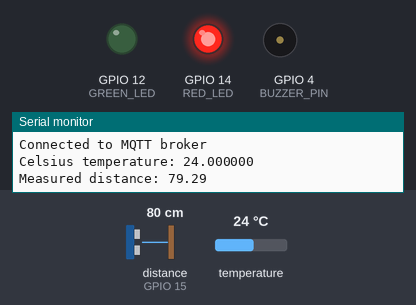
The sketch below on a simulated ESP8266 (NodeMCU). Parts: output pins drawn as LEDs (lit = HIGH), buzzer (waves = sounding), the last lines printed to the serial monitor. Wiring (inferred from the names in the program): ultrasonic range finder: trigger GPIO 13; echo GPIO 15. Inputs (shaded band) come from the test bench; at power-on: distance to the obstacle (sensor on GPIO 15) 80 cm, temperature 24 °C. The echo pulse lasts 58.3 µs per cm; WiFi joins after 1.5 s; servers stay silent unless stated; no MQTT or app messages arrive unless stated; pins used as bus, display or sensor lines are not drawn.

Above: at 2.7 s.
2.8 s: distance to the obstacle (sensor on GPIO 15) set to 95 cm
4.4 s: distance to the obstacle (sensor on GPIO 15) set to 105 cm
At 5.6 s:
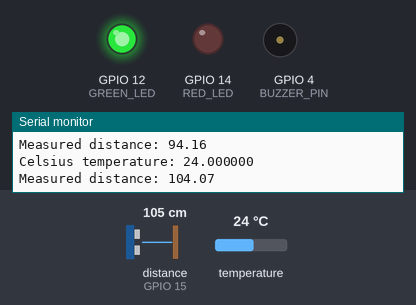
6.3 s: temperature set to 27.6 °C
7.8 s: temperature set to 28.6 °C
At 8.9 s:
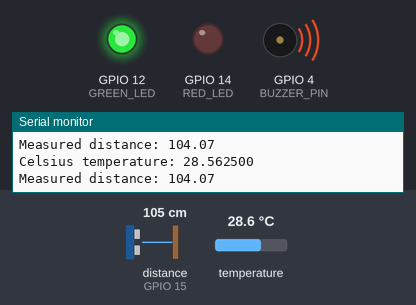
9.6 s: distance to the obstacle (sensor on GPIO 15) set to 2 cm
At 11.2 s:
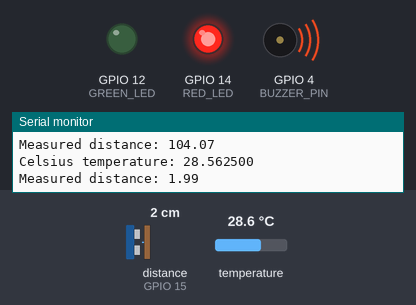
11.5 s: distance to the obstacle (sensor on GPIO 15) set to 120 cm
At 13.1 s:
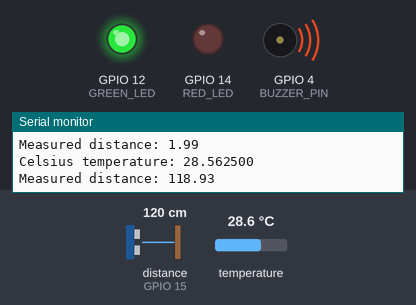
Timing chart, 0 to 15.1 s (numbered marks = the images above; inputs shaded):
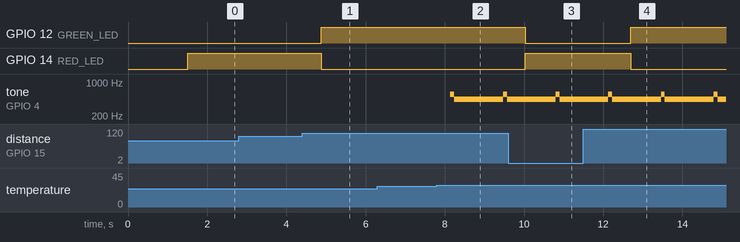

Measured:
- the behaviour switches between 100 and 101 cm on distance to the obstacle (sensor on GPIO 15) (found by bisection; images 0 and 1)
- the behaviour switches between 28 and 28.1 °C on temperature (found by bisection; images 1 and 2)
- after the input at 4.4 s, GPIO 12 (GREEN_LED): LOW → HIGH after 0.48 s; GPIO 14 (RED_LED): HIGH → LOW after 0.48 s
- after the input at 7.8 s, tone on GPIO 4 (BUZZER_PIN): alternates 554 Hz for 0.10 s and 440 Hz for 1.2 s, starting after 0.34 s
- after the input at 9.6 s, GPIO 12 (GREEN_LED): HIGH → LOW after 0.44 s; GPIO 14 (RED_LED): LOW → HIGH after 0.44 s
- after the input at 11.5 s, GPIO 12 (GREEN_LED): LOW → HIGH after 1.2 s; GPIO 14 (RED_LED): HIGH → LOW after 1.2 s

The sketch:

step-5.ino
```cpp
#include <OneWire.h>
#include <DallasTemperature.h>
#include <ESP8266WiFi.h>
#include <PubSubClient.h>


int GREEN_LED = 12;
int RED_LED = 14;
int TRIG_PIN = 13;
int ECHO_PIN = 15;
int BUZZER_PIN=4;
int TEMP_BUS=5;

int MAX_DISTANCE = 100;
float MAX_TEMP = 28.0;
bool isSpotBusy = false;

const char* ssid     = "2GHZ4_JLT";
const char* password = "abi23nafk8fis73czrp8";

const char* host = "srv2.juleslaurent.fr";
const uint16_t port = 1883;
const char* client_id = "PROF";


// Setup a oneWire instance to communicate with any OneWire devices
OneWire oneWire(TEMP_BUS);

// Pass our oneWire reference to Dallas Temperature sensor
DallasTemperature sensors(&oneWire);

WiFiClient espClient;
PubSubClient client(espClient);

void setup() {
    Serial.begin(115200);
    Serial.println("Hello, ESP32!");
    pinMode(GREEN_LED, OUTPUT);
    pinMode(RED_LED, OUTPUT);

    pinMode(TRIG_PIN, OUTPUT);
    pinMode(ECHO_PIN, INPUT);
    initWifi();

    client.setServer(host, port);
}

void initWifi() {
    Serial.print("[WIFI] Connecting to ");
    Serial.println(ssid);

    /* Explicitly set the ESP8266 to be a WiFi-client, otherwise, it by default,
       would try to act as both a client and an access-point and could cause
       network-issues with your other WiFi-devices on your WiFi-network. */
    WiFi.mode(WIFI_STA);
    WiFi.begin(ssid, password);

    while (WiFi.status() != WL_CONNECTED) {
      delay(500);
      Serial.print(".");
    }

    Serial.println("");
    Serial.println("WiFi connected");
    Serial.println("IP address: ");
    Serial.println(WiFi.localIP());
}

float readDistanceCM() {
    digitalWrite(TRIG_PIN, LOW);
    delayMicroseconds(2);
    digitalWrite(TRIG_PIN, HIGH);
    delayMicroseconds(10);
    digitalWrite(TRIG_PIN, LOW);
    int duration = pulseIn(ECHO_PIN, HIGH);
    return duration * 0.034 / 2;
}


void switchLed(bool busy) {
  if(busy) {
      digitalWrite(RED_LED, HIGH);
      digitalWrite(GREEN_LED, LOW);
  } else {
      digitalWrite(GREEN_LED, HIGH);
      digitalWrite(RED_LED, LOW);
  }
}

void sendMessage(char const* measurement,char const* fieldName,char const* fieldValue) {
  if(!client.connected()) {
    if(client.connect(client_id)) {
      Serial.println("Connected to MQTT broker");
    } else {
      Serial.println("Failed to connect to MQTT broker");
    }
  }

  char message[100];
  sprintf(message, "%s,spot=1 %s=%s",measurement, fieldName, fieldValue);


  client.publish("parking", message);
}

void alarm() {
   tone (BUZZER_PIN, 554);
   delay(100);
   tone(BUZZER_PIN, 440);
   delay(400);
}

void stopAlarm() {
  noTone(BUZZER_PIN);
}

void loop() {
    // SPOT OCCUPATION
    float distance = readDistanceCM();
    Serial.print("Measured distance: ");
    Serial.println(distance);

    bool newStatus = distance < MAX_DISTANCE;
    if(newStatus != isSpotBusy) {
        switchLed(newStatus);
        sendMessage("status","status", newStatus ? "1" : "0");
        isSpotBusy = newStatus;
    }

    // SPOT TEMPERATURE
    // Get temperature
    sensors.requestTemperatures();
    float temp = sensors.getTempCByIndex(0);
    // Trigger alarm
    if(temp > MAX_TEMP) {
         alarm();
    } else {
        stopAlarm();
    }
    // Convert to string
    char tempString[4];
    sprintf(tempString,"%f",temp);
    // Send
    Serial.print("Celsius temperature: ");
    Serial.println(tempString);
    // Print
    sendMessage("temperature","temperature", tempString);


    delay(60);
}
```
